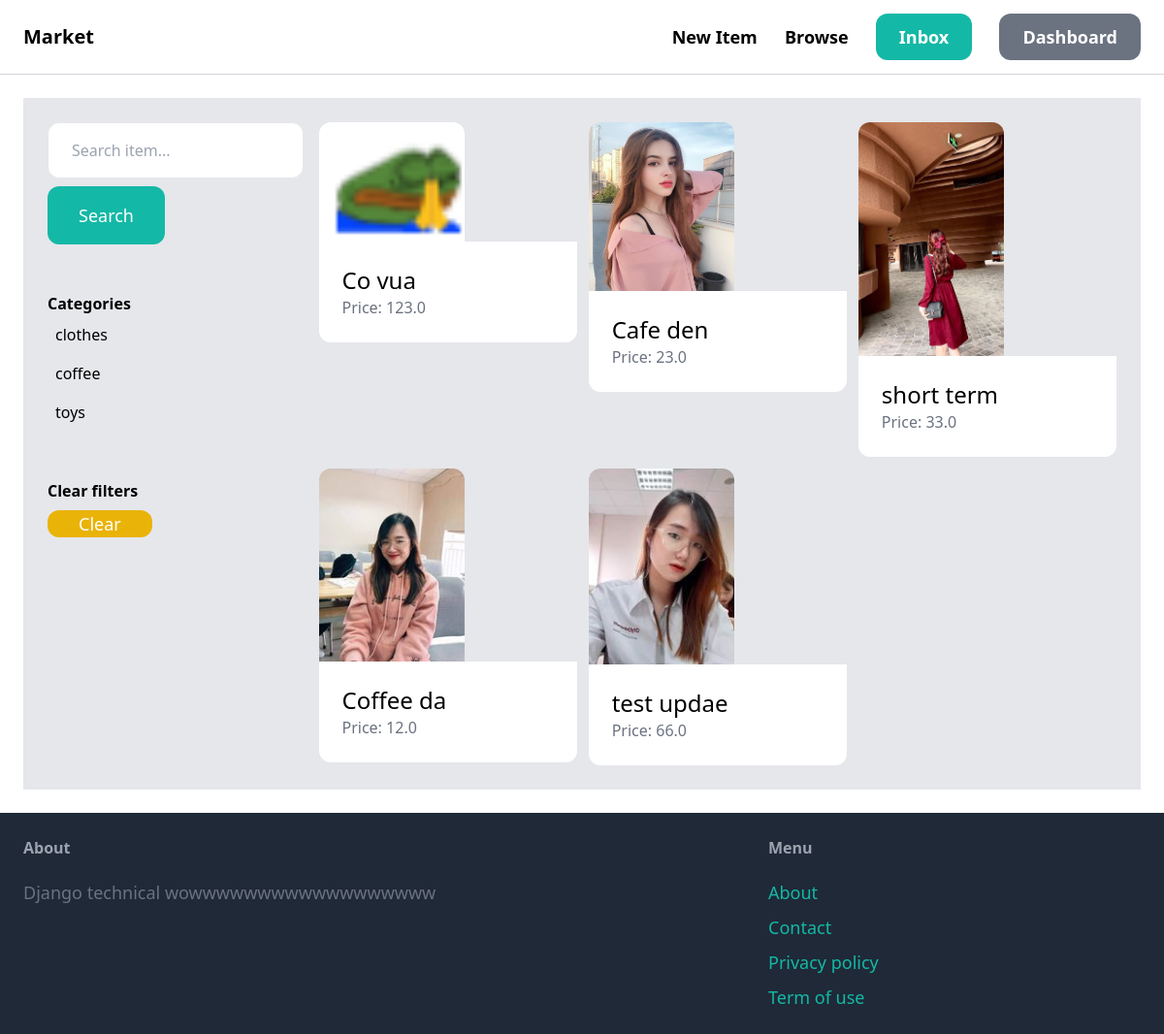
The page /items/ (signed in) on the database its author committed.
### item/models.py (models this page shows, shortened)
class Category(models.Model):
    name = models.CharField(max_length=255)
    class Meta:
        ordering = ('name',)
        verbose_name_plural = 'Categories'

class Item(models.Model):
    category = models.ForeignKey(Category, related_name='items', on_delete=models.CASCADE)
    name = models.CharField(max_length=255)
    description = models.TextField(blank=True, null=True)
    price = models.FloatField()
    image = models.ImageField(upload_to='item_images', blank=True, null=True)
    is_sold = models.BooleanField(default=False)
    created_by = models.ForeignKey(User, related_name='items', on_delete=models.CASCADE)
    created_at = models.DateTimeField(auto_now_add=True)

### item/views.py (the view)
# urls.py: path('', views.items, name='items'),
def items(request):
    query = request.GET.get('query', '')
    category_id = request.GET.get('category', 0)
    categories = Category.objects.all()
    items = Item.objects.all()
    if category_id:
        items = items.filter(category_id=category_id)
    if query:
        items = items.filter(
            name__icontains=query
        )
    return render(request, 'item/items.html', {
        'items': items,
        'query': query,
        'categories': categories,
        'category_id': int(category_id),
    })

### item/templates/item/items.html (shortened to what this page needs)
{% extends 'core/base.html' %}
{% block content %}
    <h1 class="grid grid-cols-4 gap-4 bg-gray-200 border p-6">
        <div class="col-span-1">
            <form method="get" action="{% url 'item:items' %}">
                <input type="text" name="query" class="w-full py-4 px-6 border rounded-xl" value="{{query}}" placeholder="Search item...">
                <button class="mt-2 py-4 px-8 text-lg bg-teal-500 text-white rounded-xl">Search</button>
            </form>
            <hr class="my-6">
            <p class="font-semibold">Categories</p>
            <ul>
                {% for category in categories %}
                    <li class="py-2 px-2 rounded-xl{% if category.id == category_id %} bg-gray-200{% endif %}">
                        <a href="{% url 'item:items' %}?query={{query}}&category={{category.id}}">
                            {{category.name}}
                        </a>
                    </li>
                {% endfor %}
            </ul>
            <hr class="my-6">
            <p class="font-semibold">Clear filters</p>
            <ul>
                <li>
                    <a href="{% url 'item:items' %}" class="mt-2 px-4 px-8 inline-block bg-yellow-500 text-lg rounded-xl text-white">Clear</a>
                </li>
            </ul>
        </div>
        <div class="col-span-3">
            <div class="grid grid-cols-3 gap-3">
                {% for item in items %}
                    <div>
                        <a href="{% url 'item:detail' item.id %}">
                            <div>
                                <img
                                    src="{{ item.image.url }}"
                                    alt="img_item"
                                    class="rounded-t-xl"
                                    height="auto"
                                    width="150px"
                                >
                            </div>
                            <div class="p-6 bg-white rounded-b-xl">
                                <h2 class="text-2xl">
                                    {{item.name}}
                                </h2>
                                <p class="text-gray-500">
                                    Price: {{item.price}}
                                </p>
                            </div>
                        </a>
                    </div>
                {% endfor  %}
            </div>
        </div>
    </h1>
{% endblock %}

### rows shown on the page
Category: name "clothes"
Category: name "coffee"
Category: name "toys"
Item: image (picture), name "Co vua", price "123.0"
Item: image (picture), name "Cafe den", price "23.0"
Item: image (picture), name "short term", price "33.0"
Item: image (picture), name "Coffee da", price "12.0"
Item: image (picture), name "test updae", price "66.0"
